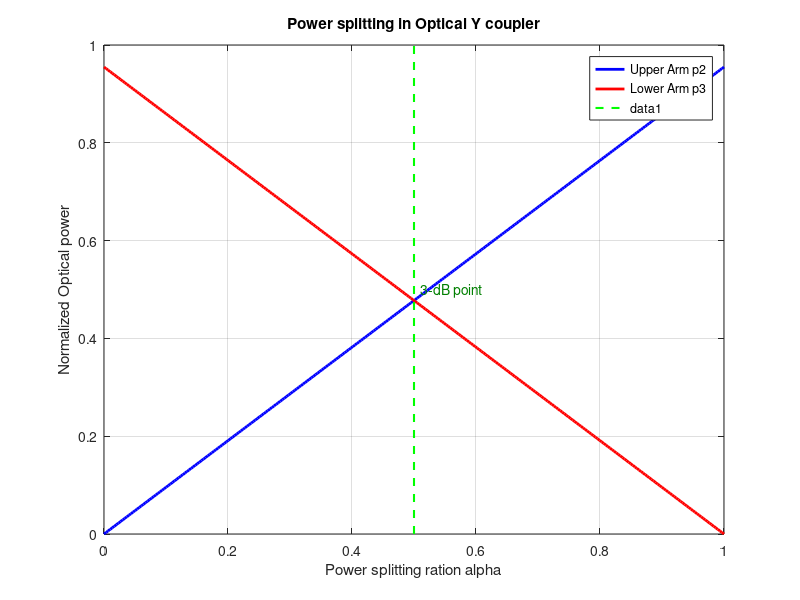
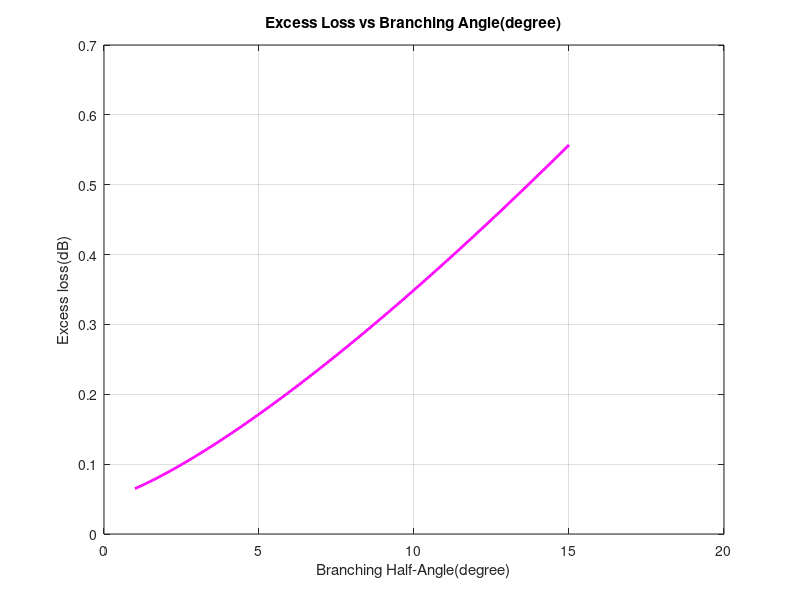

MATLAB code to generate these figures, in order:
clc;
clear all;
close all;
p0=1.0;
alpha=0.5;
EL_dB=0.2;
EL_lin=10^(-EL_dB/10);
p2=alpha*p0*EL_lin;
p3=(1-alpha)*p0*EL_lin;

fprintf('Input power p0      =%.3f\n',p0);
fprintf('Splitting Ratio alpha    =%.3f\n',alpha);
fprintf('Excess Loss     =%.2f dB\n',EL_dB);
fprintf('Upper arm power p2   =%.4f\n',p2);
fprintf('Lower arm Power p3   =%.4f\n',p3);
fprintf('Total Output Power  =%.4f\n', p2+p3);

a=linspace(0,1,300);
p2_var=a*p0*EL_lin;
p3_var=(1-a)*p0*EL_lin;

figure(1);
plot(a,p2_var,'b-','LineWidth',2); hold on;
plot(a,p3_var,'r-','LineWidth',2);
xlabel('Power splitting ration alpha');
ylabel('Normalized Optical power');
title('Power splitting in Optical Y coupler');
legend('Upper Arm p2', 'Lower Arm p3');
grid on;
y_limits = ylim;
 plot([0.5, 0.5], y_limits, '--g', 'LineWidth', 1.5);
 text(0.51, mean(y_limits), '3-dB point', 'Color', [0 0.5 0]);

theta=linspace(1,15,200);
EL_theta=0.05+0.015*theta.^1.3;
figure(2);
plot(theta,EL_theta,'m-','LineWidth',2);
xlabel('Branching Half-Angle(degree)');
title('Excess Loss vs Branching Angle(degree)');
ylabel('Excess loss(dB)');
grid on;
